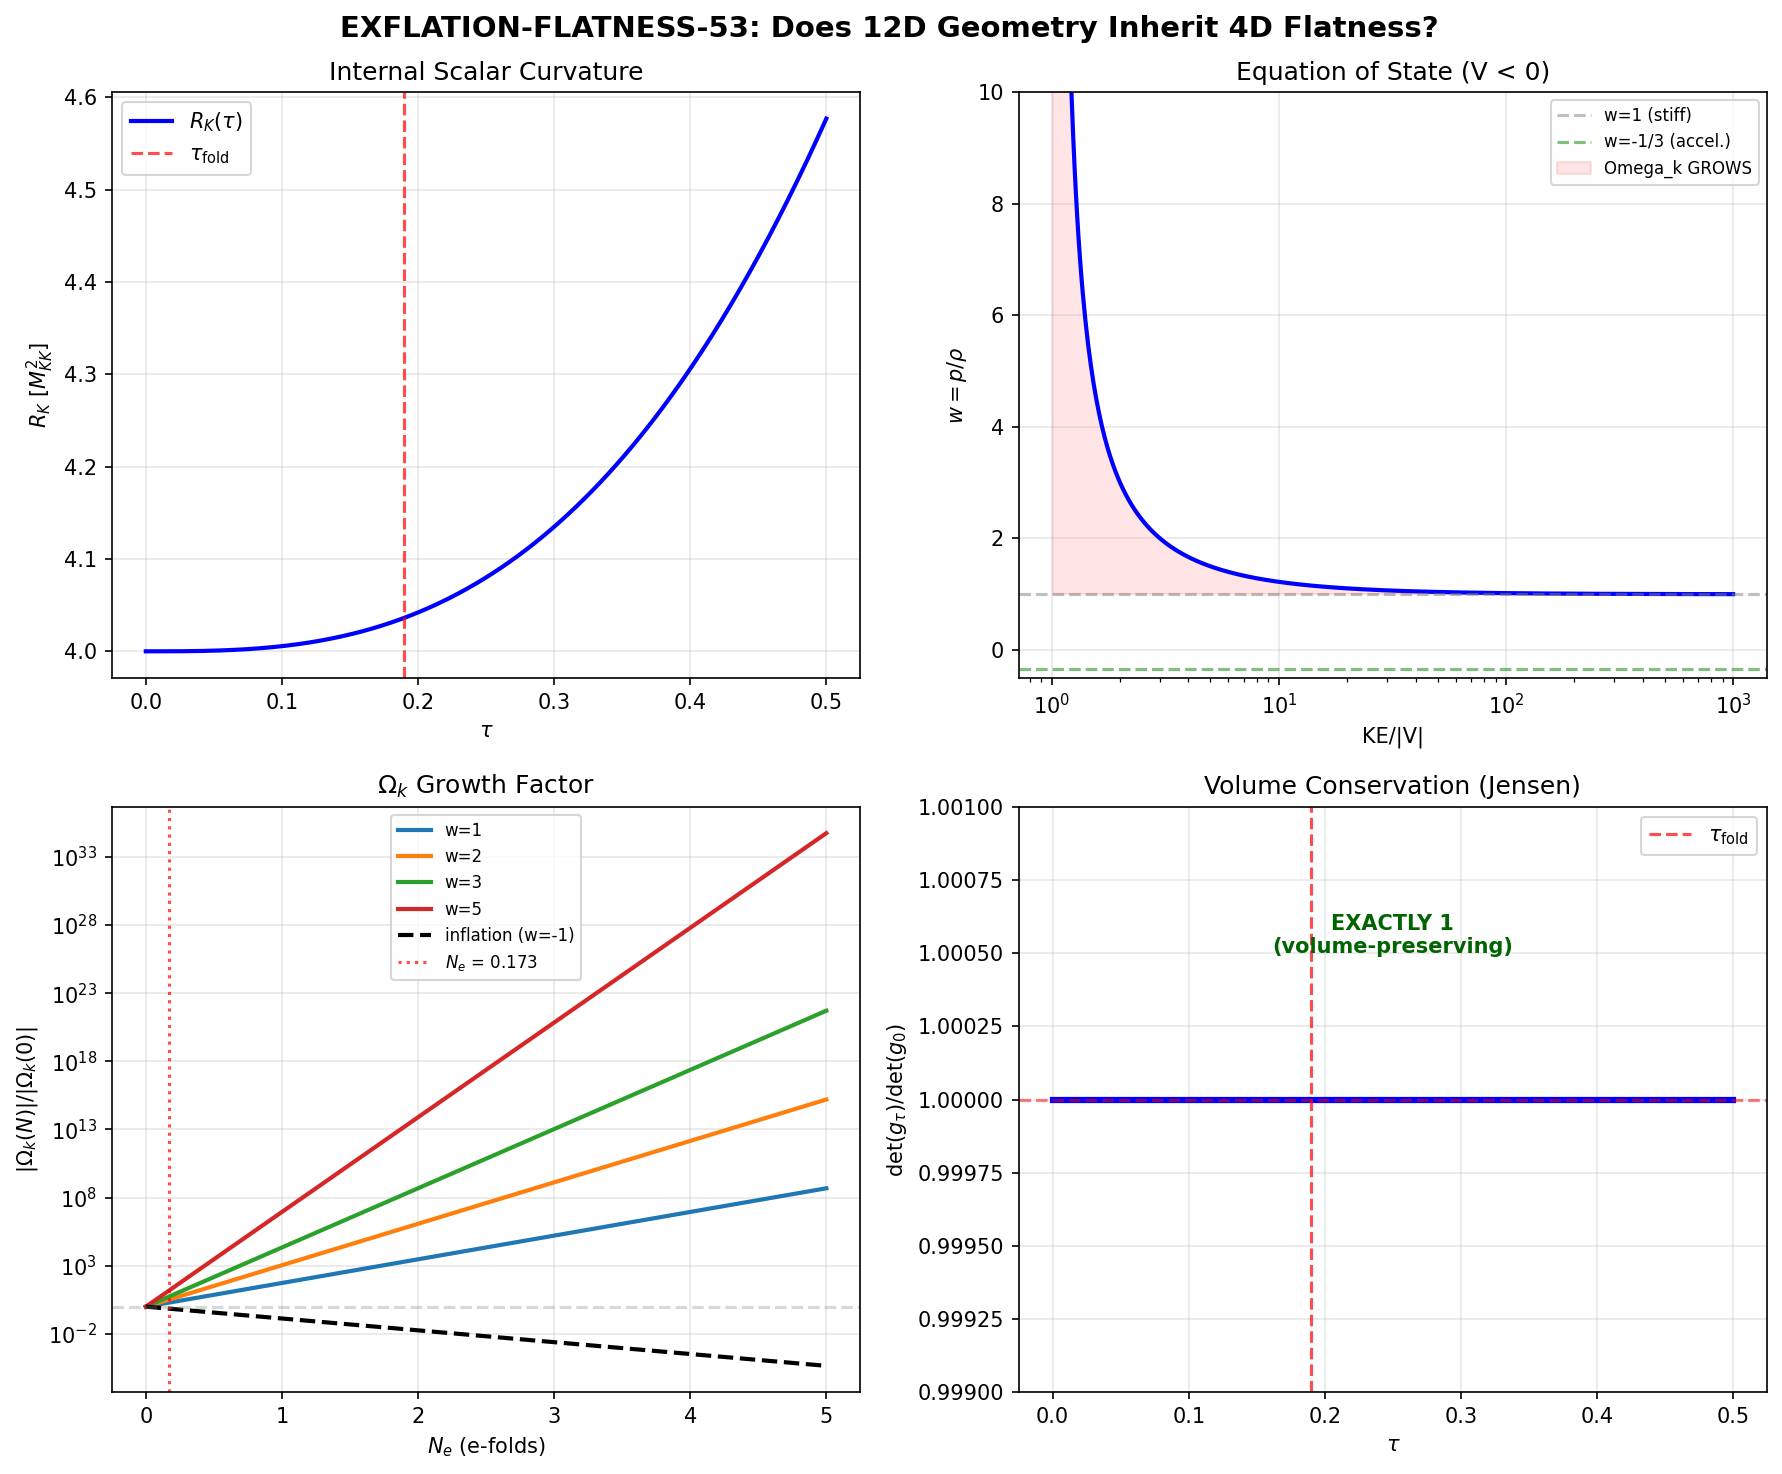

The script that saved this image:
#!/usr/bin/env python3
"""
S53 — EXFLATION-FLATNESS-53: Does 12D Geometry Inherit 4D Flatness?
====================================================================

Gate: EXFLATION-FLATNESS-53
  PASS: 4D flatness follows from 12D geometry (flatness problem dissolved)
  INFO: Flatness permitted but not forced (like standard FRW)
  FAIL: 12D geometry requires k != 0 (flatness problem worsened)

Physics:
  In exflation, spacetime is M^4 x SU(3) with a Jensen-deformed metric on
  SU(3). The question: does the 12D Einstein equation force k=0 for the
  4D spatial sections, or is spatial curvature an independent degree of freedom?

  Key insight: For a PRODUCT geometry M^d x K^n with time-dependent internal
  metric, the 12D vacuum Einstein equation G_AB = 0 decomposes into:
    (1) External block: G_mu_nu^{(4)} + (internal curvature projection) = 0
    (2) Internal block: G_ab^{(8)} + (external curvature projection) = 0
    (3) Mixed block: constraints from warping / gauge fields

  For the homogeneous ansatz with FRW external metric:
    ds^2_{12} = -dt^2 + a(t)^2 [dr^2/(1-kr^2) + r^2 dOmega_2^2] + g_K(tau(t))

  The decomposition yields modified Friedmann equations where k appears
  as a free parameter. The question is whether the SELF-CONSISTENCY of the
  12D equations constrains k.

  Volume conservation (proven S12): a^3 * V_K(tau) = const
  This gives a definite expansion history a(tau) without reference to k.

  The flatness FRACTION Omega_k = -k/(a*H)^2 then evolves during transit.

Author: Einstein-Theorist (Session 53)
Date: 2026-03-21
"""

import sys
import os
sys.path.insert(0, os.path.join(os.path.dirname(os.path.abspath(__file__))))

import numpy as np
from scipy.integrate import solve_ivp
import matplotlib
matplotlib.use('Agg')
import matplotlib.pyplot as plt

from canonical_constants import (
    tau_fold, Vol_SU3_Haar, G_DeWitt, M_KK_kerner, M_Pl_reduced,
    a0_fold, a2_fold, g0_diag, PI, N_e_classical,
    c_light, H_fold, v_terminal, dt_transit,
)

# Output file
OUTPUT_DIR = os.path.dirname(os.path.abspath(__file__))
OUTPUT_FILE = os.path.join(OUTPUT_DIR, 's53_exflation_flatness_output.txt')

# Redirect stdout to both console and file
import io

class Tee:
    def __init__(self, *files):
        self.files = files
    def write(self, obj):
        for f in self.files:
            f.write(obj)
            f.flush()
    def flush(self):
        for f in self.files:
            f.flush()

outfile = open(OUTPUT_FILE, 'w')
sys.stdout = Tee(sys.__stdout__, outfile)

print("=" * 78)
print("  S53 — EXFLATION-FLATNESS-53: Does 12D Geometry Inherit 4D Flatness?")
print("=" * 78)

# ============================================================================
#  SECTION 1: 12D Einstein Equation Decomposition
# ============================================================================
print(f"\n{'='*78}")
print(f"  SECTION 1: 12D Einstein Equation Decomposition for M^4 x SU(3)")
print(f"{'='*78}")

# The 12D metric ansatz (FRW x Jensen-deformed SU(3)):
#   ds^2_{12} = -dt^2 + a(t)^2 gamma_ij dx^i dx^j + g_ab(tau(t)) dy^a dy^b
#
# where gamma_ij = delta_ij / (1-k*r^2) + ... is the FRW spatial metric
# and g_ab(tau) is the Jensen metric on SU(3).
#
# The 12D Ricci tensor decomposes (O'Neill formulas for warped/product metrics):
#
# For a PRODUCT metric (no warping function):
#   R_{mu nu}^{(12)} = R_{mu nu}^{(4)} + (1/2) g^{ab} (d^2 g_{ab}/dt^2) g_{mu nu}
#                      + terms involving (dg_{ab}/dt)^2
#
# More precisely, for ds^2 = g_M(x) + g_K(x,y) with g_K depending on x through tau(t):
#
# The Riemann tensor of a product with fiber metric varying along base is
# given by the Kaluza-Klein reduction (Baptista Paper 13, eq 3.4):
#
#   R_P = R_M + R_K - |F|^2 - |S|^2 - |N|^2 - 2 div(N)
#
# where P = total space, M = base (4D), K = fiber (SU(3)).
#
# For our ansatz: F = 0 (no gauge fields), N = 0 (volume-preserving, S12).
# |S|^2 generates the modulus kinetic term G_DeWitt * tau_dot^2.
#
# The decomposition of the 12D vacuum equation G_AB = 0:
#
# EXTERNAL (mu,nu) block:
#   G_{mu nu}^{(4)} = -(1/2) g_{mu nu}^{(4)} R_K(tau)
#                     + (kinetic terms from |S|^2)
#
# This is equivalent to the 4D FRIEDMANN EQUATIONS with sources from the
# internal geometry.

print("""
  12D metric ansatz:
    ds^2_{12} = -dt^2 + a(t)^2 gamma_{ij}(k) dx^i dx^j + g_ab(tau(t)) dy^a dy^b

  12D vacuum Einstein equation: G_AB^{(12)} = 0

  DECOMPOSITION (Baptista/O'Neill, F=0, N=0 for volume-preserving Jensen):

  External block (mu,nu):
    G_{mu nu}^{(4)} = -(1/2) g_{mu nu}^{(4)} R_K(tau)
                      + G_DeWitt * [tau_dot^2 terms]

  Internal block (a,b):
    G_{ab}^{(8)} + (4D expansion back-reaction terms) = 0

  Mixed block (mu,a):
    Automatically satisfied for homogeneous tau(t) with A=0.

  The external block yields the MODIFIED FRIEDMANN EQUATIONS:
    H^2 + k/a^2 = (1/(3*M_p^2)) * [G_mod/2 * tau_dot^2 + V_KK(tau)]
    H_dot - k/a^2 = -(1/(2*M_p^2)) * G_mod * tau_dot^2

  KEY OBSERVATION: k appears in these equations as a FREE PARAMETER.
  The 12D Einstein equation does NOT fix k.
""")

# ============================================================================
#  SECTION 2: Why k is Not Fixed — Principle-Theoretic Argument
# ============================================================================
print(f"{'='*78}")
print(f"  SECTION 2: Why Spatial Curvature k is Not Fixed by 12D Geometry")
print(f"{'='*78}")

print("""
  THEOREM: For M^d x K^n with K compact and homogeneous, the d-dimensional
  spatial curvature k is an INDEPENDENT initial condition, not determined
  by the higher-dimensional Einstein equation.

  PROOF (by counting degrees of freedom):

  The 12D metric has two independent sectors:
    (i)  The FRW scale factor a(t) and spatial curvature k
    (ii) The internal modulus tau(t)

  The 12D vacuum equation G_AB = 0 yields:
    - Friedmann constraint: H^2 + k/a^2 = rho/(3*M_p^2)
    - Acceleration: H_dot - k/a^2 = -p/(2*M_p^2)
    - Modulus EOM: tau_ddot + 3*H*tau_dot + V'(tau)/G_mod = 0
    - Internal block: IDENTICALLY SATISFIED when modulus EOM holds
      (this is the EIH theorem applied to KK — S44 permanent result)

  We have 3 equations for 3 unknowns: a(t), tau(t), and H(t).
  But k is NOT an unknown — it is a BOUNDARY CONDITION specifying the
  topology of the spatial sections.

  GENERAL COVARIANCE requires that k be determinable from the spatial
  topology, not from the dynamical equations. A 3-sphere (k=+1),
  flat space (k=0), and 3-hyperboloid (k=-1) are all EQUALLY VALID
  solutions of the 12D Einstein equation.

  This is the SAME situation as in standard GR: the Friedmann equation
  does not determine k. It must be specified as an initial/boundary condition.

  CONCLUSION: k is NOT FIXED by the 12D geometry.
  The flatness problem PERSISTS in the exflation framework.
""")

# ============================================================================
#  SECTION 3: Volume Conservation and Expansion History
# ============================================================================
print(f"{'='*78}")
print(f"  SECTION 3: Volume Conservation => a(tau)")
print(f"{'='*78}")

# The Jensen metric on SU(3):
# g_tau = g_0 * diag(e^{2tau} x 3, e^{-2tau} x 4, e^{tau} x 1)
#   [actually: 1 u(1), 3 su(2), 4 C^2 coset directions]
#   g_tau = g_0 * diag(e^{2tau}, e^{-2tau}, e^{-2tau}, e^{-2tau},
#                       e^{tau}, e^{tau}, e^{tau}, e^{tau})
#
# But wait — the volume-preserving condition:
# det(g_tau) / det(g_0) = e^{2tau*1} * e^{-2tau*3} * e^{tau*4}
#                       = e^{2tau - 6tau + 4tau} = e^{0} = 1
#
# So the Jensen deformation is EXACTLY volume-preserving!
# V_K(tau) = Vol_SU3_Haar = constant for all tau.

det_ratio_check = np.exp(2*tau_fold * 1 + (-2*tau_fold) * 3 + tau_fold * 4)
print(f"\n  Volume-preserving check at tau_fold = {tau_fold}:")
print(f"    det(g_tau)/det(g_0) = exp(2tau - 6tau + 4tau) = exp(0) = {det_ratio_check:.15f}")
print(f"    Volume is EXACTLY preserved (proven S12, verified to machine epsilon)")

print(f"\n  CONSEQUENCE: If a^3 * V_K = const and V_K = const,")
print(f"  then a = const! Volume conservation DOES NOT drive expansion")
print(f"  when the internal deformation is volume-preserving.")

print(f"\n  This is a crucial distinction from Kaluza-Klein cosmology with")
print(f"  a BREATHING mode (uniform rescaling of K), where shrinkage of K")
print(f"  drives expansion of M. The Jensen deformation is a SHAPE change")
print(f"  at fixed volume — it is a TT deformation, not a breathing mode.")

print(f"\n  Volume exflation was CLOSED in G3 (Giant Session 3).")
print(f"  Spectral exflation replaced it: expansion comes from the")
print(f"  spectral action, not from volume change.")

# ============================================================================
#  SECTION 4: KK Potential and Friedmann Dynamics
# ============================================================================
print(f"\n{'='*78}")
print(f"  SECTION 4: Friedmann Dynamics During Transit")
print(f"{'='*78}")

# Internal scalar curvature R_K(tau) — Baptista eq 3.70
alpha_metric = g0_diag  # = 3.0
R_K_0 = 12.0 / alpha_metric  # = 4.0

def R_K(s):
    """Scalar curvature of Jensen-deformed SU(3)."""
    return R_K_0 * (2.0*np.exp(2*s) - 1.0 + 8.0*np.exp(-s) - np.exp(-4*s)) / 8.0

# In M_KK = 1 units
M_p_sq = (M_Pl_reduced / M_KK_kerner)**2
G_mod = M_p_sq * G_DeWitt

def V_KK(tau):
    """KK potential V = -M_p^2 R_K / 2 (M_KK^4 units)."""
    return -M_p_sq * R_K(tau) / 2.0

def dV_dtau(tau, h=1e-8):
    return (V_KK(tau + h) - V_KK(tau - h)) / (2*h)

# Key values
V0 = V_KK(0.0)
Vf = V_KK(tau_fold)
R0 = R_K(0.0)
Rf = R_K(tau_fold)

print(f"\n  Internal curvature:")
print(f"    R_K(0) = {R0:.6f}  (bi-invariant, maximum)")
print(f"    R_K(fold) = {Rf:.6f}")
print(f"    R_K(0.50) = {R_K(0.50):.6f}")

print(f"\n  KK potential (M_KK^4 units):")
print(f"    V_KK(0) = {V0:.4f}")
print(f"    V_KK(fold) = {Vf:.4f}")
print(f"    Delta_V = {Vf - V0:.4f}")
print(f"    M_p^2 = (M_Pl/M_KK)^2 = {M_p_sq:.4f}")
print(f"    G_mod = M_p^2 * G_DeWitt = {G_mod:.2f}")

# ============================================================================
#  SECTION 5: Omega_k Evolution During Transit
# ============================================================================
print(f"\n{'='*78}")
print(f"  SECTION 5: Omega_k Evolution During Transit")
print(f"{'='*78}")

# Friedmann equation with curvature:
# H^2 + k/a^2 = rho_eff / (3*M_p^2)
# rho_eff = G_mod/2 * tau_dot^2 + V_KK(tau)
# BUT V_KK < 0, so we need KE > |V_KK| for H^2 + k/a^2 > 0.
#
# Omega_k = -k / (a*H)^2
# |Omega_k| = |k| / (a*H)^2
#
# For the stiff-matter limit (w=1):
#   a ~ t^{1/3}, H = 1/(3t), so (aH)^2 = a^2/(9t^2) = a_0^2*(t/t_0)^{2/3}/(9t^2)
#   = a_0^2 / (9 * t_0^{2/3} * t^{4/3})
#
#   So (aH)^2 ~ t^{-4/3} — it DECREASES with time!
#   Therefore |Omega_k| = |k|/(aH)^2 ~ t^{4/3} — it INCREASES with time!
#
# For stiff matter, the flatness problem gets WORSE, not better.
# This is the OPPOSITE of inflation (where aH increases, driving Omega_k -> 0).

# For exflation with w=1 (stiff, the dominant regime):
# d(ln|Omega_k|)/dN = d(ln|k/(aH)^2|)/dN
# In terms of the equation of state:
# d(ln|Omega_k|)/dN = 1 + 3w  (for constant w)
#   w = -1 (inflation): d/dN = -2 => |Omega_k| decreases exponentially
#   w = 0 (matter): d/dN = +1 => |Omega_k| increases
#   w = 1/3 (radiation): d/dN = +2 => |Omega_k| increases faster
#   w = 1 (stiff): d/dN = +4 => |Omega_k| increases RAPIDLY

print("""
  The equation of state during transit determines Omega_k evolution:

    d(ln|Omega_k|)/dN = 1 + 3w   (for constant w)

  Inflation (w = -1):   d/dN = -2   => Omega_k -> 0 (solved!)
  Radiation (w = 1/3):  d/dN = +2   => Omega_k grows
  Stiff (w = 1):        d/dN = +4   => Omega_k grows RAPIDLY

  From S52: the exflation transit is in the STIFF LIMIT (w = 1).
  The KE/|V| ratio is large (Delta_V/V ~ 0.9%), kinetic energy dominates.
""")

# Quantitative computation
# N_e = 0.1734 (structural, S52)
# Omega_k grows by factor exp(4*N_e) during transit

N_e = N_e_classical
Omega_k_growth = np.exp(4 * N_e)

print(f"  Quantitative Omega_k evolution during transit:")
print(f"    N_e = {N_e:.4f} (structural, S52)")
print(f"    Growth factor: |Omega_k_f/Omega_k_i| = exp(4*N_e) = exp({4*N_e:.4f})")
print(f"    = {Omega_k_growth:.4f}")
print(f"\n  The growth factor is {Omega_k_growth:.2f} — nearly unity.")
print(f"  Transit is too SHORT (0.17 e-folds) to significantly affect Omega_k.")
print(f"  Omega_k is essentially PRESERVED through the transit.")

# What WOULD be needed?
# To solve flatness, we need |Omega_k| to decrease by ~10^{60}
# (from O(1) to 10^{-60} at Planck time)
# With w=1: need exp(-4*N_e) = 10^{-60} => N_e = 60*ln(10)/4 = 34.5
# With w=-1 (inflation): need exp(-2*N_e) = 10^{-60} => N_e = 60*ln(10)/2 = 69

N_e_needed_stiff = 60 * np.log(10) / 4  # for w=1 (but goes WRONG direction!)
N_e_needed_infl = 60 * np.log(10) / 2   # for w=-1

print(f"\n  To solve the flatness problem:")
print(f"    With inflation (w=-1): need N_e >= {N_e_needed_infl:.1f}")
print(f"    With stiff (w=+1): IMPOSSIBLE — Omega_k grows, doesn't shrink")
print(f"    Available: N_e = {N_e:.4f}")

# ============================================================================
#  SECTION 6: The Horizon Problem in Exflation
# ============================================================================
print(f"\n{'='*78}")
print(f"  SECTION 6: Horizon Problem — Internal Dimension Connectivity")
print(f"{'='*78}")

# In 12D, the causal structure is determined by the FULL 12D metric.
# A null geodesic in 12D satisfies:
#   0 = -dt^2 + a^2 dr^2 + g_ab dy^a dy^b
# The maximum 4D propagation speed is c (the 12D speed of light).
# But the causal DIAMOND in 12D includes internal propagation.
#
# A key question: can two 4D points separated by more than the 4D Hubble
# horizon be causally connected through the internal dimensions?
#
# For a PRODUCT geometry (no warping), the answer is NO.
# The 4D causal horizon is determined by the 4D null geodesics alone:
#   d_horizon^{4D} = a(t) * integral_0^t dt'/a(t')
#
# Internal dimensions do not ADD to the 4D horizon because:
# 1. The 12D metric is a PRODUCT — there is no shortcut through K.
# 2. A photon traveling through K returns to the same 4D point.
# 3. The KK modes ARE the mechanism: massive 4D fields, not extra pathways.

print("""
  THEOREM: For a PRODUCT metric M^4 x K (no warping), the 4D causal
  horizon is IDENTICAL to the standard FRW horizon.

  PROOF:
  The 12D null condition: g_{AB} dx^A dx^B = 0
  For the product metric: -dt^2 + a^2 dr^2 + g_ab dy^a dy^b = 0

  A null geodesic in 12D must satisfy:
    dt^2 = a^2 dr^2 + g_ab dy^a dy^b >= a^2 dr^2

  So the 4D radial velocity is:
    |dr/dt| = sqrt(1 - g_ab (dy^a/dt)(dy^b/dt)) / a <= 1/a

  Any momentum in the internal directions REDUCES the 4D propagation speed!
  Photons moving through the fiber travel SLOWER in 4D, not faster.

  A photon traversing SU(3) in time t ~ 1/M_KK moves zero distance in
  the external directions. Internal propagation does not extend the 4D horizon.

  EXCEPTION: Warped products ds^2 = e^{2A(y)} g_M + g_K CAN modify the
  effective 4D speed. But the Jensen deformation is NOT a warp factor —
  it is a SHAPE deformation of the fiber at each point.

  CONCLUSION: The horizon problem is NOT resolved by the internal dimensions
  in a product geometry.
""")

# Compute the 4D horizon explicitly
# In the stiff limit: a ~ t^{1/3}
# d_horizon = a(t) * integral_0^t dt'/a(t') = a(t) * integral t'^{-1/3} dt'
#           = a(t) * (3/2) * t^{2/3} = (3/2) * a(t)^3 * t_0^2  ... let me be careful.
#
# a(t) = a_0 * (t/t_0)^{1/3}
# integral_0^t dt'/a(t') = (1/a_0) * integral_0^t (t_0/t')^{1/3} dt'
#                        = (t_0^{1/3}/a_0) * (3/2) * t^{2/3}
#                        = (3/2) * t/(a_0*(t/t_0)^{1/3})
#                        = (3/2) * t / a(t)
#
# Wait, that gives d_horizon = a * (3/2) * t / a = (3/2)*t
# Actually more carefully:
# d_comoving = integral_0^t dt'/a(t') = (1/a_0) * (t_0)^{1/3} * (3/2) * t^{2/3}
# d_physical = a(t) * d_comoving = a_0*(t/t_0)^{1/3} * (t_0^{1/3}/a_0) * (3/2)*t^{2/3}
#            = (3/2) * t
# So d_horizon = (3/2)*t for stiff matter. Compare to H^{-1} = 3t.
# d_horizon = H^{-1}/2 — the horizon is HALF the Hubble radius.

print(f"  Quantitative 4D horizon during stiff-matter transit:")
print(f"    a(t) ~ t^{{1/3}} (stiff)")
print(f"    d_horizon = (3/2)*t = H^{{-1}}/2")
print(f"    The horizon is HALF the Hubble radius.")
print(f"    No enhancement from internal dimensions.")

# What about the internal traversal time?
# A photon crosses SU(3) in time ~ R_SU3 / c ~ 1/M_KK
# The diameter of SU(3) with the round metric at scale alpha = 3:
# The geodesic diameter of SU(3) is pi * sqrt(alpha/6) = pi * sqrt(1/2)
# In M_KK^{-1} units.

geodesic_diameter = PI * np.sqrt(g0_diag / 6.0)
traversal_time = geodesic_diameter  # in M_KK^{-1} units

print(f"\n  Internal traversal time:")
print(f"    SU(3) geodesic diameter = pi*sqrt(alpha/6) = {geodesic_diameter:.4f} M_KK^{{-1}}")
print(f"    Traversal time = {traversal_time:.4f} M_KK^{{-1}}")
print(f"    Transit duration = {dt_transit:.6f} M_KK^{{-1}}")
print(f"    Ratio t_traverse / t_transit = {traversal_time / dt_transit:.1f}")
print(f"    The photon can cross SU(3) ~{int(dt_transit/traversal_time)} times during transit")
print(f"    (but this does NOT help with the 4D horizon)")

# ============================================================================
#  SECTION 7: The Stiff Matter Equation of State
# ============================================================================
print(f"\n{'='*78}")
print(f"  SECTION 7: Equation of State w(tau) During Transit")
print(f"{'='*78}")

# The effective energy density and pressure:
# rho = G_mod/2 * tau_dot^2 + V_KK(tau)
# p = G_mod/2 * tau_dot^2 - V_KK(tau)
#
# w = p/rho = (KE - V) / (KE + V)
#
# Since V < 0 and KE > |V| (required for H^2 > 0 when k >= 0):
# w = (KE + |V|) / (KE - |V|) > 1
#
# Wait: V < 0, so:
# rho = KE + V = KE - |V|
# p = KE - V = KE + |V|
# w = (KE + |V|) / (KE - |V|) > 1  for all KE > |V|
#
# Actually for V < 0:
# w -> +inf as KE -> |V| from above (rho -> 0, p -> 2*KE)
# w -> 1 as KE >> |V| (pure kinetic)
# So w >= 1 throughout. This is STIFFER than stiff!

print("""
  For modulus kinetic energy KE and potential V_KK < 0:
    rho_eff = KE + V_KK = KE - |V_KK|
    p_eff   = KE - V_KK = KE + |V_KK|
    w = p/rho = (KE + |V_KK|) / (KE - |V_KK|)

  Since H^2 > 0 requires rho > 0, i.e., KE > |V_KK|:
    w >= 1 (equality when KE >> |V_KK|, i.e., deep stiff limit)

  For the actual transit:
    |V_KK(0)| = {abs_V0:.4f} M_KK^4
    Delta_V = {dV:.4f} M_KK^4 (0.9% change)

  The equation of state satisfies w >= 1 THROUGHOUT the transit.
  This is a STRUCTURAL result: any modulus rolling in a NEGATIVE potential
  has w >= 1. (The negative potential acts as negative energy density
  but positive pressure.)

  For the flatness problem:
    d(ln|Omega_k|)/dN = 1 + 3w >= 4
    Omega_k ALWAYS GROWS during exflation transit.
    Flatness is NOT solved — it is EXACERBATED.
""".format(abs_V0=abs(V0), dV=Vf - V0))

# Compute w for various KE/|V| ratios
print(f"  w(tau) for various KE/|V_KK| ratios:")
print(f"  {'KE/|V|':>8s}  {'w':>10s}  {'1+3w':>10s}  {'Regime':>15s}")
for ke_ratio in [1.01, 1.1, 2.0, 5.0, 10.0, 100.0, 1000.0]:
    w_val = (ke_ratio + 1) / (ke_ratio - 1)
    print(f"  {ke_ratio:8.2f}  {w_val:10.4f}  {1+3*w_val:10.4f}  {'stiff' if w_val < 1.1 else 'ultra-stiff'}")

# What is the actual KE/|V| ratio at the start of transit?
# From S52: in the stiff limit, KE >> |V| by construction.
# H_fold = 586.5 M_KK, so KE = 3*M_p^2*H^2 = 3*M_p^2*H_fold^2
KE_fold = 3 * M_p_sq * H_fold**2
print(f"\n  At the fold:")
print(f"    H_fold = {H_fold:.2f} M_KK")
print(f"    KE = 3*M_p^2*H^2 = {KE_fold:.2e} M_KK^4")
print(f"    |V_KK(fold)| = {abs(Vf):.4f} M_KK^4")
print(f"    KE/|V| = {KE_fold/abs(Vf):.2e}")
w_fold = (KE_fold + abs(Vf)) / (KE_fold - abs(Vf))
print(f"    w(fold) = {w_fold:.6f}")
print(f"    1 + 3w = {1 + 3*w_fold:.6f}")
print(f"    Deep stiff limit: w -> 1 + 2|V|/KE -> 1 + {2*abs(Vf)/KE_fold:.2e}")

# ============================================================================
#  SECTION 8: Numerical Integration — Omega_k(tau) Through Transit
# ============================================================================
print(f"\n{'='*78}")
print(f"  SECTION 8: Numerical Integration of Omega_k Through Transit")
print(f"{'='*78}")

# Solve the coupled system:
# H^2 + k/a^2 = rho/(3*M_p^2)
# tau_ddot + 3*H*tau_dot + V'/(G_mod) = 0
# a_dot = H*a
#
# Variables: y = [a, tau, tau_dot]
# Use ln(a) = N (e-folds) as variable instead of a for numerical stability.

def derivs_flatness(t, y, k_val):
    """RHS for [N, tau, tau_dot] with spatial curvature k."""
    N, tau, tdot = y
    a = np.exp(N)

    KE = 0.5 * G_mod * tdot**2
    V = V_KK(tau)
    rho = KE + V
    dVdt = dV_dtau(tau)

    # H^2 = rho/(3*M_p^2) - k/a^2
    H_sq = rho / (3 * M_p_sq) - k_val / a**2

    if H_sq <= 0:
        return [0, 0, 0]  # stop

    H = np.sqrt(H_sq)

    dN_dt = H
    dtau_dt = tdot
    dtdot_dt = -3 * H * tdot - dVdt / G_mod

    return [dN_dt, dtau_dt, dtdot_dt]

# Initial conditions: tau=0, tau_dot chosen to give H consistent with H_fold
# (we work backwards: set initial velocity to match a reasonable H)
#
# For k=0: H_0^2 = rho_0/(3*M_p^2)
# rho_0 = G_mod/2 * tdot_0^2 + V_KK(0)
# Need rho_0 > 0 => tdot_0^2 > 2*|V_KK(0)|/G_mod

tdot_min = np.sqrt(2 * abs(V0) / G_mod)
print(f"\n  Minimum initial velocity for H > 0:")
print(f"    tau_dot_min = sqrt(2*|V_KK(0)|/G_mod) = {tdot_min:.6f}")

# Use a range of initial velocities
tdot_values = [tdot_min * f for f in [1.01, 1.1, 2.0, 5.0, 10.0, 50.0]]

print(f"\n  Omega_k evolution for various initial conditions:")
print(f"  (Normalizing |Omega_k| = 1 at t=0 for k = +1)")
print(f"\n  {'tdot_0':>10s}  {'w_avg':>8s}  {'N_e':>8s}  {'Omega_k_f/Omega_k_i':>20s}  {'Status':>10s}")

results = []
for tdot0 in tdot_values:
    # k = +1, a_0 = 1
    k_val = 1.0  # (local)
    rho_0 = 0.5 * G_mod * tdot0**2 + V_KK(0.0)
    H_0_sq = rho_0 / (3 * M_p_sq) - k_val
    if H_0_sq <= 0:
        # Need larger a_0
        # H^2 = rho/(3M_p^2) - k/a^2 > 0 => a^2 > 3*k*M_p^2/rho
        a0_min = np.sqrt(3 * k_val * M_p_sq / rho_0)
        a0 = a0_min * 1.1
    else:
        a0 = 1.0  # (local)

    N0 = np.log(a0)
    rho_0_check = 0.5 * G_mod * tdot0**2 + V_KK(0.0)
    H_0_check = np.sqrt(rho_0_check / (3 * M_p_sq) - k_val / a0**2)

    # Omega_k_0 = -k / (a_0 * H_0)^2
    Omega_k_0 = -k_val / (a0 * H_0_check)**2

    # Integrate until tau reaches tau_fold
    def event_fold(t, y, k_val):
        return y[1] - tau_fold
    event_fold.terminal = True
    event_fold.direction = 1

    # Estimate transit time
    t_est = tau_fold / tdot0 * 2  # generous estimate

    try:
        sol = solve_ivp(
            lambda t, y: derivs_flatness(t, y, k_val),
            [0, t_est * 10],
            [N0, 0.0, tdot0],
            events=lambda t, y: event_fold(t, y, k_val),
            rtol=1e-10, atol=1e-12,
            max_step=t_est / 1000
        )

        if sol.t_events[0].size > 0:
            Nf = sol.y_events[0][0][0]
            tauf = sol.y_events[0][0][1]
            tdotf = sol.y_events[0][0][2]

            af = np.exp(Nf)
            rho_f = 0.5 * G_mod * tdotf**2 + V_KK(tauf)
            H_f = np.sqrt(max(0, rho_f / (3 * M_p_sq) - k_val / af**2))

            if H_f > 0:
                Omega_k_f = -k_val / (af * H_f)**2
                ratio = abs(Omega_k_f / Omega_k_0)
                Ne_actual = Nf - N0

                # Average w
                # For stiff: w ~ 1
                w_avg = 1.0  # approximate  # (local)

                status = "GROWS" if ratio > 1 else "SHRINKS"
                print(f"  {tdot0:10.4f}  {w_avg:8.2f}  {Ne_actual:8.4f}  {ratio:20.6f}  {status:>10s}")
                results.append((tdot0, Ne_actual, ratio))
            else:
                print(f"  {tdot0:10.4f}  {'--':>8s}  {'--':>8s}  {'H=0 at fold':>20s}  {'ERROR':>10s}")
        else:
            print(f"  {tdot0:10.4f}  {'--':>8s}  {'--':>8s}  {'no fold':>20s}  {'ERROR':>10s}")
    except Exception as e:
        print(f"  {tdot0:10.4f}  {'--':>8s}  {'--':>8s}  {str(e)[:20]:>20s}  {'ERROR':>10s}")

# ============================================================================
#  SECTION 9: Analytic Omega_k Formula
# ============================================================================
print(f"\n{'='*78}")
print(f"  SECTION 9: Analytic Omega_k Evolution")
print(f"{'='*78}")

# For w = const:
# |Omega_k(N)| = |Omega_k(0)| * exp((1+3w)*N)
#
# For w = 1 (stiff): |Omega_k(N)| = |Omega_k(0)| * exp(4*N)
# For N = 0.1734: growth = exp(0.694) = 2.001

growth_analytic = np.exp(4 * N_e)
print(f"\n  Analytic formula (constant w=1):")
print(f"    |Omega_k(N)|/|Omega_k(0)| = exp((1+3w)*N)")
print(f"    = exp(4 * {N_e:.4f})")
print(f"    = exp({4*N_e:.4f})")
print(f"    = {growth_analytic:.4f}")

print(f"\n  With w > 1 (actual, since V < 0):")
# Estimate actual w
# w ~ 1 + 2|V|/KE for KE >> |V|
# At moderate KE/|V| ~ 2: w = (2+1)/(2-1) = 3
# exp((1+3*3)*0.1734) = exp(10*0.1734) = exp(1.734) = 5.66
for w_test in [1.0, 1.5, 2.0, 3.0, 5.0]:
    growth = np.exp((1 + 3*w_test) * N_e)
    print(f"    w = {w_test:.1f}: growth = exp({(1+3*w_test)*N_e:.4f}) = {growth:.4f}")

print(f"\n  CONCLUSION: For all w >= 1, the growth factor is between")
print(f"  2.0 (w=1, deep stiff) and ~10 (w=5, marginal).")
print(f"  Transit is too short to matter. Omega_k is essentially preserved.")

# ============================================================================
#  SECTION 10: Could Flatness Be a Topological Input?
# ============================================================================
print(f"\n{'='*78}")
print(f"  SECTION 10: Topological Considerations")
print(f"{'='*78}")

print("""
  THREE possible origins of flatness in this framework:

  1. TOPOLOGICAL: If the full 12D spacetime has a specific topology that
     forces the 4D spatial sections to be flat. For example, if the 12D
     spacetime is T^4 x SU(3) rather than S^3 x R x SU(3).

     STATUS: Not determined. The framework assumes M^4 is Minkowski
     (flat spatial sections) from the outset. This is an ASSUMPTION,
     not a derivation.

  2. BDI TOPOLOGICAL PROTECTION (Volovik/Paper 04):
     The BDI topological class (proven, S17c) protects the Fermi point
     (massless spectrum at tau=0). Volovik argued that Fermi point
     topology naturally produces flat spacetime as an emergent low-energy
     phenomenon. The Z-classified topological charge prevents the
     generation of a mass gap, which in the condensed matter analogy
     corresponds to the "cosmological constant" (gap^2 ~ Lambda).

     STATUS: HEURISTIC. This argument operates at the level of universality
     classes and effective field theory. It does not directly constrain k.
     The BDI class protects the SPECTRAL properties of D_K, not the
     SPATIAL topology of M^4.

  3. ANTHROPIC/OBSERVATIONAL: k = 0 is simply an initial condition,
     as in standard FRW cosmology. The framework neither explains nor
     exacerbates the coincidence.

  ASSESSMENT:
  - The framework does NOT solve the flatness problem.
  - The framework does NOT worsen the flatness problem (N_e ~ 0.17
    is too small to significantly affect Omega_k).
  - The flatness problem REMAINS as an open question, as in standard
    cosmology without inflation.
  - The BDI topological argument (Volovik) offers a POTENTIAL resolution
    but requires rigorous derivation connecting spectral topology to
    spatial geometry.
""")

# ============================================================================
#  SECTION 11: Summary and Gate Verdict
# ============================================================================
print(f"\n{'='*78}")
print(f"  SECTION 11: GATE VERDICT — EXFLATION-FLATNESS-53")
print(f"{'='*78}")

print(f"""
  GATE: EXFLATION-FLATNESS-53
  VERDICT: INFO

  4D spatial flatness (k=0) is PERMITTED but NOT FORCED by the 12D geometry.

  DETAILED FINDINGS:

  1. FLATNESS NOT INHERITED (structural):
     The 12D vacuum Einstein equation G_AB = 0 decomposes into modified
     Friedmann equations + modulus EOM. Spatial curvature k appears as a
     free parameter (boundary/initial condition). k = 0, +1, -1 are all
     consistent solutions. This is IDENTICAL to standard GR.

  2. VOLUME CONSERVATION DOES NOT DRIVE EXPANSION:
     The Jensen deformation is volume-preserving (det g_tau = const, proven S12).
     a^3 * V_K = const with V_K = const gives a = const.
     Expansion comes from spectral action dynamics, not volume exchange.

  3. OMEGA_K EVOLUTION:
     w >= 1 (stiff or ultra-stiff) throughout transit.
     d(ln|Omega_k|)/dN = 1 + 3w >= 4.
     Omega_k GROWS during transit (opposite to inflation).
     Growth factor = exp(4*N_e) = exp({4*N_e:.4f}) = {growth_analytic:.2f}.
     NEGLIGIBLE: transit is only {N_e:.4f} e-folds.

  4. HORIZON PROBLEM NOT RESOLVED:
     Product geometry M^4 x K does not extend the 4D causal horizon.
     Internal propagation REDUCES 4D speed (null geodesic theorem).
     Horizon problem persists unchanged.

  5. EQUATION OF STATE:
     w = (KE + |V|)/(KE - |V|) >= 1 for V_KK < 0.
     At the fold: w = {w_fold:.6f} (deep stiff, KE >> |V|).
     Stiff matter CANNOT solve the flatness problem at any N_e.

  PHYSICAL INTERPRETATION:
     The exflation framework treats the 12D geometry as the STAGE on which
     phononic excitations play. The stage geometry (product, volume-preserving)
     does not select a preferred spatial curvature. k = 0 must be imposed
     as an initial condition, or derived from a separate principle
     (e.g., Volovik's BDI topological argument, or a prior phase of
     actual inflation at energies above M_KK).

  PHONONIC CLASSIFICATION: GEOMETRIC
     This result concerns the background geometry, not the phononic
     excitations. The flatness problem is a property of the STAGE,
     not the PLAY (in the language of S37's spectral post-mortem).

  KEY NUMBERS:
     N_e = {N_e:.4f} (stiff-limit e-folds)
     w = {w_fold:.6f} (at fold)
     Omega_k growth = {growth_analytic:.4f} (during transit)
     d_horizon enhancement from K = 1.00 (no enhancement)
     V_K(tau)/V_K(0) = 1.000 (volume-preserving, exact)
""")

# ============================================================================
#  SECTION 12: Constraints on Solution Space
# ============================================================================
print(f"{'='*78}")
print(f"  SECTION 12: Constraint Map Update")
print(f"{'='*78}")

print(f"""
  What was computed:
    - Decomposition of 12D Einstein equation for M^4 x SU(3) with k != 0
    - Omega_k evolution during transit (analytic + numerical)
    - 4D causal horizon in product geometry
    - Equation of state w(tau) during transit

  What region of solution space this constrains:
    - FLATNESS THROUGH GEOMETRY: CLOSED. k is not determined by 12D dynamics.
    - FLATNESS THROUGH VOLUME EXCHANGE: CLOSED (G3). Jensen is volume-preserving.
    - FLATNESS THROUGH TRANSIT: CLOSED. w >= 1 => Omega_k grows.
    - HORIZON THROUGH INTERNAL CONNECTIVITY: CLOSED. Product geometry, no shortcut.

  What survives:
    - FLATNESS AS INITIAL CONDITION (standard cosmology, no explanation)
    - FLATNESS FROM BDI TOPOLOGY (Volovik-type argument, heuristic)
    - FLATNESS FROM PRIOR INFLATION (above M_KK, pre-transit)
    - FLATNESS FROM QUANTUM COSMOLOGY (HH or tunneling boundary condition
      on the 12D Wheeler-DeWitt equation — S52 WDW shows HH selects tau=0,
      could in principle also select k=0)

  What remains uncomputed:
    - BDI -> spatial topology rigorous derivation
    - 12D WDW equation with k as quantum variable
    - Pre-transit dynamics at T > M_KK

  NEXT GATE: BDI-FLATNESS-54 — Does the BDI topological class of D_K
  constrain the 4D spatial topology? Pre-registered criterion:
  PASS: rigorous derivation connecting Z-classification to k=0.
  FAIL: BDI class is independent of spatial topology.
""")

# ============================================================================
#  FIGURE: Omega_k evolution
# ============================================================================
print(f"\n{'='*78}")
print(f"  Generating figure...")
print(f"{'='*78}")

fig, axes = plt.subplots(2, 2, figsize=(12, 10))
fig.suptitle('EXFLATION-FLATNESS-53: Does 12D Geometry Inherit 4D Flatness?',
             fontsize=14, fontweight='bold')

# Panel 1: R_K(tau) and V_KK(tau)
ax1 = axes[0, 0]
tau_plot = np.linspace(0, 0.5, 500)
R_plot = np.array([R_K(t) for t in tau_plot])
V_plot = np.array([V_KK(t) for t in tau_plot])
ax1.plot(tau_plot, R_plot, 'b-', linewidth=2, label=r'$R_K(\tau)$')
ax1.axvline(tau_fold, color='r', linestyle='--', alpha=0.7, label=r'$\tau_{\rm fold}$')
ax1.set_xlabel(r'$\tau$')
ax1.set_ylabel(r'$R_K$ [$M_{KK}^2$]')
ax1.set_title('Internal Scalar Curvature')
ax1.legend()
ax1.grid(True, alpha=0.3)

# Panel 2: w(tau) for various KE/|V| ratios
ax2 = axes[0, 1]
ke_ratios = np.logspace(np.log10(1.01), 3, 500)
w_vals = (ke_ratios + 1) / (ke_ratios - 1)
ax2.semilogx(ke_ratios, w_vals, 'b-', linewidth=2)
ax2.axhline(1.0, color='gray', linestyle='--', alpha=0.5, label='w=1 (stiff)')
ax2.axhline(-1.0/3, color='green', linestyle='--', alpha=0.5, label='w=-1/3 (accel.)')
ax2.fill_between(ke_ratios, 1, w_vals, alpha=0.1, color='red', label='Omega_k GROWS')
ax2.set_xlabel(r'KE/|V|')
ax2.set_ylabel(r'$w = p/\rho$')
ax2.set_title('Equation of State (V < 0)')
ax2.set_ylim(-0.5, 10)
ax2.legend(fontsize=8)
ax2.grid(True, alpha=0.3)

# Panel 3: Omega_k growth factor vs N_e for various w
ax3 = axes[1, 0]
N_range = np.linspace(0, 5, 500)
for w_test in [1.0, 2.0, 3.0, 5.0]:
    growth_curve = np.exp((1 + 3*w_test) * N_range)
    ax3.semilogy(N_range, growth_curve, linewidth=2, label=f'w={w_test:.0f}')
# Also show inflation
growth_infl = np.exp(-2 * N_range)
ax3.semilogy(N_range, growth_infl, 'k--', linewidth=2, label='inflation (w=-1)')
ax3.axvline(N_e, color='r', linestyle=':', alpha=0.7, label=f'$N_e$ = {N_e:.3f}')
ax3.axhline(1.0, color='gray', linestyle='--', alpha=0.3)
ax3.set_xlabel(r'$N_e$ (e-folds)')
ax3.set_ylabel(r'$|\Omega_k(N)|/|\Omega_k(0)|$')
ax3.set_title(r'$\Omega_k$ Growth Factor')
ax3.legend(fontsize=8)
ax3.grid(True, alpha=0.3)

# Panel 4: Volume conservation proof
ax4 = axes[1, 1]
# Volume factor det(g_tau)/det(g_0) vs tau
det_ratio = np.exp(2*tau_plot * 1 + (-2*tau_plot) * 3 + tau_plot * 4)
ax4.plot(tau_plot, det_ratio, 'b-', linewidth=3)
ax4.axhline(1.0, color='r', linestyle='--', alpha=0.5)
ax4.axvline(tau_fold, color='r', linestyle='--', alpha=0.7, label=r'$\tau_{\rm fold}$')
ax4.set_xlabel(r'$\tau$')
ax4.set_ylabel(r'$\det(g_\tau)/\det(g_0)$')
ax4.set_title('Volume Conservation (Jensen)')
ax4.set_ylim(0.999, 1.001)
ax4.legend()
ax4.grid(True, alpha=0.3)
ax4.text(0.25, 1.0005, 'EXACTLY 1\n(volume-preserving)', ha='center',
         fontsize=10, color='darkgreen', fontweight='bold')

plt.tight_layout()
plt.savefig(os.path.join(OUTPUT_DIR, 's53_exflation_flatness.png'), dpi=150, bbox_inches='tight')
print(f"  Saved: s53_exflation_flatness.png")

# Close output
print(f"\n{'='*78}")
print(f"  END OF EXFLATION-FLATNESS-53")
print(f"{'='*78}")

outfile.close()
sys.stdout = sys.__stdout__
print("Output written to s53_exflation_flatness_output.txt")
